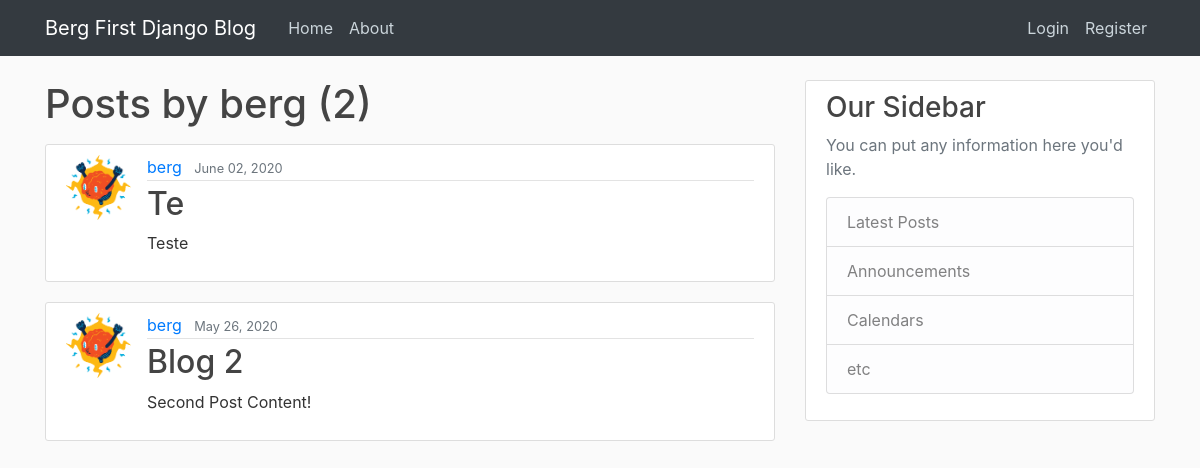
The page /user/berg on the database as committed earlier.
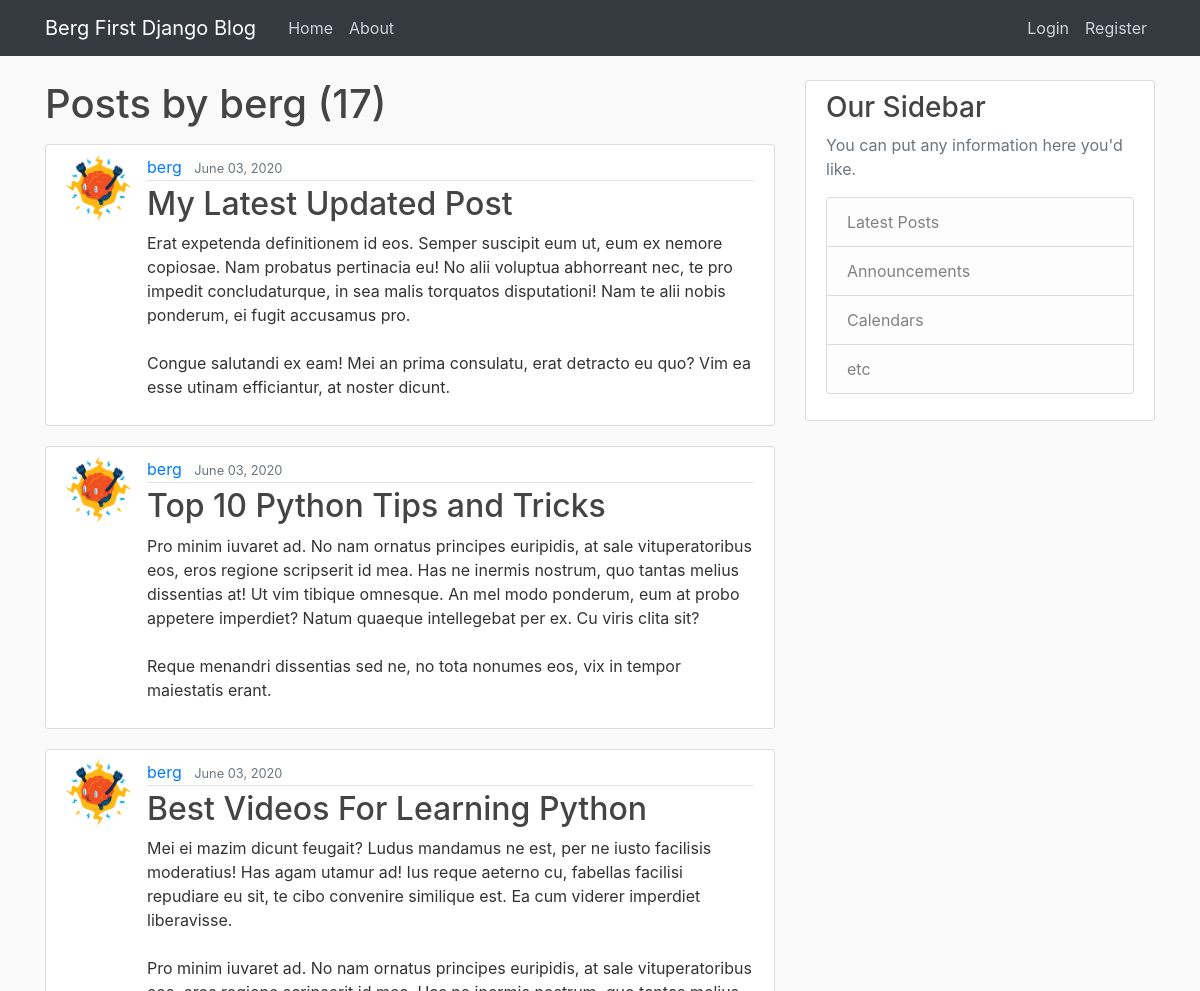
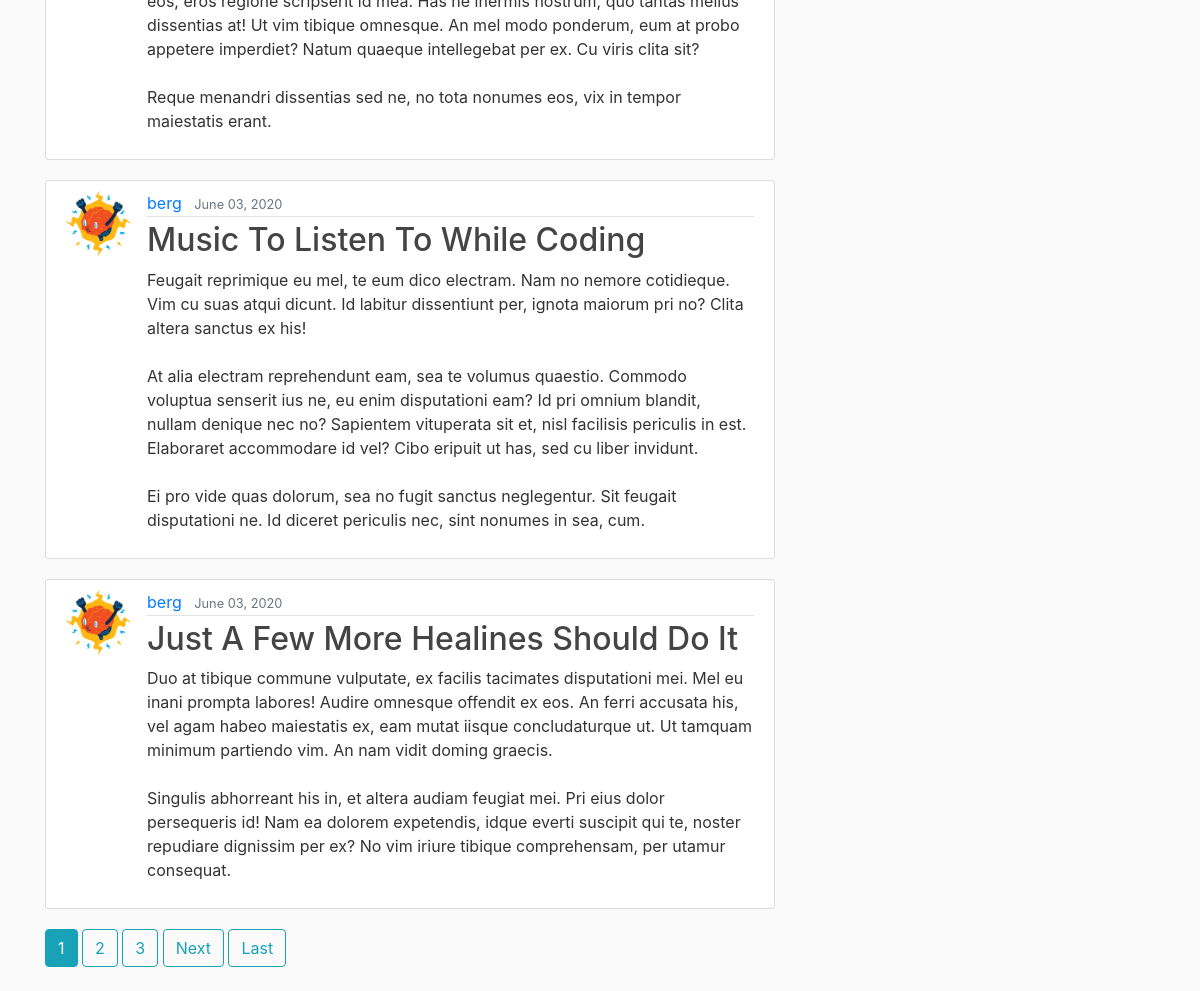
The same page on the database as committed later (2 pictures, top to bottom).
### blog/models.py (models this page shows, shortened)
class Post(models.Model):
  title = models.CharField(max_length=100)
  content = models.TextField()
  date_posted = models.DateTimeField(default=timezone.now)
  author = models.ForeignKey(User, on_delete=models.CASCADE)

### users/models.py (models this page shows, shortened)
class Profile(models.Model):
  user = models.OneToOneField(User, on_delete=models.CASCADE)
  image = models.ImageField(default='default.jpg', upload_to='profile_pics')

### blog/views.py (the view)
# urls.py: path('user/<str:username>', UserPostListView.as_view(), name='user-posts'),
class UserPostListView(ListView):
  model = Post
  template_name = 'blog/user_posts.html'
  context_object_name = 'posts'
  paginate_by = 5
  def get_queryset(self):
    user = get_object_or_404(User, username=self.kwargs.get('username'))
    return Post.objects.filter(author=user).order_by('-date_posted')

### blog/templates/blog/user_posts.html (shortened to what this page needs)
{% extends "blog/base.html" %}
{% block content %}
    <h1 class="mb-3">Posts by {{ view.kwargs.username }} ({{ page_obj.paginator.count }})</h1>
    {% for post in posts %}
        <article class="media content-section">
          <img class="rounded-circle article-img" src="{{ post.author.profile.image.url }}">
          <div class="media-body">
            <div class="article-metadata">
              <a class="mr-2" href="{% url 'user-posts' post.author.username %}">{{ post.author }}</a>
              <small class="text-muted">{{ post.date_posted|date:"F d, Y" }}</small>
            </div>
            <h2><a class="article-title" href="{% url 'post-detail' post.id %}">{{ post.title }}</a></h2>
            <p class="article-content">{{ post.content }}</p>
          </div>
        </article>
    {% endfor %}
    {% if is_paginated %}
      {% for num in page_obj.paginator.page_range %}
        {% if page_obj.number == num %}
          <a class="btn btn-info mb-4" href="?page={{ num }}">{{ num }}</a>
        {% elif num > page_obj.number|add:'-3' and num < page_obj.number|add:'3' %}
          <a class="btn btn-outline-info mb-4" href="?page={{ num }}">{{ num }}</a>
        {% endif %}
      {% endfor %}
      {% if page_obj.has_next %}
        <a class="btn btn-outline-info mb-4" href="?page={{ page_obj.next_page_number }}">Next</a>
        <a class="btn btn-outline-info mb-4" href="?page={{ page_obj.paginator.num_pages }}">Last</a>
      {% endif %}
    {% endif %}
{% endblock content %}

Rows that differ between the two databases and show on the page:
no longer on this page (row unchanged): Post: author.profile.image (picture), author "berg", date_posted "June 02, 2020", title "Te", content "Teste"
no longer on this page (row unchanged): Post: author.profile.image (picture), author "berg", date_posted "May 26, 2020", title "Blog 2", content "Second Post Content!"
added Post: author.profile.image (picture), author "berg", date_posted "June 03, 2020", title "My Latest Updated Post", content "Erat expetenda definitionem id eos. Semper suscipit eum ut, eum ex nemore copiosae. Nam probatus pertinacia eu! No alii voluptua abhorreant nec, te pro impedit concludaturque, in sea malis torquatos disputationi! Nam te alii nobis ponderum, ei fugit accusamus pro. Congue salutandi ex eam! Mei an prima consulatu, erat detracto eu quo? Vim ea esse utinam efficiantur, at noster dicunt."
added Post: author.profile.image (picture), author "berg", date_posted "June 03, 2020", title "Top 10 Python Tips and Tricks", content "Pro minim iuvaret ad. No nam ornatus principes euripidis, at sale vituperatoribus eos, eros regione scripserit id mea. Has ne inermis nostrum, quo tantas melius dissentias at! Ut vim tibique omnesque. An mel modo ponderum, eum at probo appetere imperdiet? Natum quaeque intellegebat per ex. Cu viris clita sit? Reque menandri dissentias sed ne, no tota nonumes eos, vix in tempor maiestatis erant."
added Post: author.profile.image (picture), author "berg", date_posted "June 03, 2020", title "Best Videos For Learning Python", content "Mei ei mazim dicunt feugait? Ludus mandamus ne est, per ne iusto facilisis moderatius! Has agam utamur ad! Ius reque aeterno cu, fabellas facilisi repudiare eu sit, te cibo convenire similique est. Ea cum viderer imperdiet liberavisse. Pro minim iuvaret ad. No nam ornatus principes euripidis, at sale vituperatoribus eos, eros regione scripserit id mea. Has ne inermis nostrum, quo tantas melius dissentias at! Ut vim tibique omnesque. An mel modo ponderum, eum at probo appetere imperdiet? Natum quaeque intellegebat per ex. Cu viris clita sit? Reque menandri dissentias sed ne, no tota nonumes eos, vix in tempor maiestatis erant."
added Post: author.profile.image (picture), author "berg", date_posted "June 03, 2020", title "Music To Listen To While Coding", content "Feugait reprimique eu mel, te eum dico electram. Nam no nemore cotidieque. Vim cu suas atqui dicunt. Id labitur dissentiunt per, ignota maiorum pri no? Clita altera sanctus ex his! At alia electram reprehendunt eam, sea te volumus quaestio. Commodo voluptua senserit ius ne, eu enim disputationi eam? Id pri omnium blandit, nullam denique nec no? Sapientem vituperata sit et, nisl facilisis periculis in est. Elaboraret accommodare id vel? Cibo eripuit ut has, sed cu liber invidunt. Ei pro vide quas dolorum, sea no fugit sanctus neglegentur. Sit feugait disputationi ne. Id diceret periculis nec, sint nonumes in sea, cum."
added Post: author.profile.image (picture), author "berg", date_posted "June 03, 2020", title "Just A Few More Healines Should Do It", content "Duo at tibique commune vulputate, ex facilis tacimates disputationi mei. Mel eu inani prompta labores! Audire omnesque offendit ex eos. An ferri accusata his, vel agam habeo maiestatis ex, eam mutat iisque concludaturque ut. Ut tamquam minimum partiendo vim. An nam vidit doming graecis. Singulis abhorreant his in, et altera audiam feugiat mei. Pri eius dolor persequeris id! Nam ea dolorem expetendis, idque everti suscipit qui te, noster repudiare dignissim per ex? No vim iriure tibique comprehensam, per utamur consequat."
Other text that changed with them:
{{ page_obj.paginator.count }}: "2" → "17"
new list line: "1"
new list line: "2"
new list line: "3"
text now shown: "Next Last"
